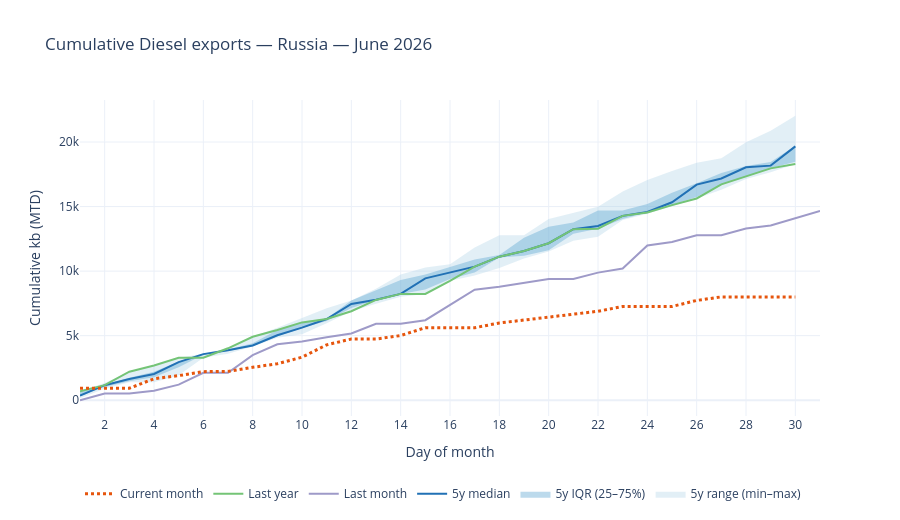

The code cell stored with this chart in its notebook:
### Markdown cell above
## 4. Plot (plotly — this `go.Figure` drops straight into a Dash `dcc.Graph`)

### Code cell
import plotly.graph_objects as go

month_name = calendar.month_name[MONTH]
unit_label = "kb" if UNIT == "kb" else "kbd (cumulated)"
x = band.index

fig = go.Figure()
# min-max range band
fig.add_trace(go.Scatter(x=x, y=band["max"], line=dict(width=0), hoverinfo="skip",
                         showlegend=False))
fig.add_trace(go.Scatter(x=x, y=band["min"], fill="tonexty", line=dict(width=0),
                         fillcolor="rgba(158,202,225,0.30)",
                         name=f"{N_HISTORY}y range (min–max)", hoverinfo="skip"))
# interquartile band
fig.add_trace(go.Scatter(x=x, y=band["p75"], line=dict(width=0), hoverinfo="skip",
                         showlegend=False))
fig.add_trace(go.Scatter(x=x, y=band["p25"], fill="tonexty", line=dict(width=0),
                         fillcolor="rgba(107,174,214,0.45)",
                         name=f"{N_HISTORY}y IQR (25–75%)", hoverinfo="skip"))
# median + overlays
fig.add_trace(go.Scatter(x=x, y=band["median"], name=f"{N_HISTORY}y median",
                         line=dict(color="#2171b5", width=2)))
fig.add_trace(go.Scatter(x=last_mo.index, y=last_mo.values, name="Last month",
                         line=dict(color="#9e9ac8", width=2)))
fig.add_trace(go.Scatter(x=last_yr.index, y=last_yr.values, name="Last year",
                         line=dict(color="#74c476", width=2)))
fig.add_trace(go.Scatter(x=current.index, y=current.values, name="Current month",
                         line=dict(color="#e6550d", width=3, dash="dot")))

fig.update_layout(
    title=f"Cumulative {PRODUCT_LABEL} exports — {LOCATION_LABEL} — {month_name} {TARGET_YEAR}"
          + ("  (MOCK DATA)" if USE_MOCK else ""),
    xaxis_title="Day of month", yaxis_title=f"Cumulative {unit_label} (MTD)",
    xaxis=dict(range=[1, 31], dtick=2), template="plotly_white",
    legend=dict(orientation="h", y=-0.2), height=520,
)
fig.show()

### Figure 1 — Plotly figure (JSON) as saved in the notebook; plotly's stock layout.template omitted (floating-point values rounded to 4 significant figures)
{"data": [{"hoverinfo": "skip", "line": {"width": 0}, "showlegend": false, "type": "scatter", "x": [1, 2, 3, 4, 5, 6, 7, 8, 9, 10, 11, 12, 13, 14, 15, 16, 17, 18, 19, 20, 21, 22, 23, 24, 25, 26, 27, 28, 29, 30], "y": [693.8, 1335.0, 2207.0, 2688.0, 3286.0, 3604.0, 4021.0, 4910.0, 5619.0, 6361.0, 7124.0, 7731.0, 8641.0, 9745.0, 10270.0, 10540.0, 11820.0, 12780.0, 12780.0, 14030.0, 14530.0, 14990.0, 16160.0, 17050.0, 17750.0, 18390.0, 18740.0, 19980.0, 20870.0, 22030.0]}, {"fill": "tonexty", "fillcolor": "rgba(158,202,225,0.30)", "hoverinfo": "skip", "line": {"width": 0}, "name": "5y range (min–max)", "type": "scatter", "x": [1, 2, 3, 4, 5, 6, 7, 8, 9, 10, 11, 12, 13, 14, 15, 16, 17, 18, 19, 20, 21, 22, 23, 24, 25, 26, 27, 28, 29, 30], "y": [160.3, 890.0, 1387.0, 1387.0, 1929.0, 3286.0, 3602.0, 4155.0, 4829.0, 5103.0, 5954.0, 6894.0, 7474.0, 8020.0, 8234.0, 9246.0, 9663.0, 10230.0, 10980.0, 11520.0, 12350.0, 12650.0, 13970.0, 14440.0, 15030.0, 15630.0, 16290.0, 17130.0, 17660.0, 18300.0]}, {"hoverinfo": "skip", "line": {"width": 0}, "showlegend": false, "type": "scatter", "x": [1, 2, 3, 4, 5, 6, 7, 8, 9, 10, 11, 12, 13, 14, 15, 16, 17, 18, 19, 20, 21, 22, 23, 24, 25, 26, 27, 28, 29, 30], "y": [653.6, 1178.0, 1745.0, 2208.0, 2996.0, 3573.0, 3932.0, 4414.0, 5440.0, 6026.0, 6332.0, 7729.0, 8489.0, 9304.0, 9738.0, 10330.0, 10900.0, 11240.0, 12580.0, 13440.0, 13770.0, 14690.0, 14690.0, 15190.0, 16060.0, 16810.0, 17610.0, 18150.0, 18440.0, 19720.0]}, {"fill": "tonexty", "fillcolor": "rgba(107,174,214,0.45)", "hoverinfo": "skip", "line": {"width": 0}, "name": "5y IQR (25–75%)", "type": "scatter", "x": [1, 2, 3, 4, 5, 6, 7, 8, 9, 10, 11, 12, 13, 14, 15, 16, 17, 18, 19, 20, 21, 22, 23, 24, 25, 26, 27, 28, 29, 30], "y": [330.2, 1032.0, 1477.0, 1772.0, 2551.0, 3522.0, 3809.0, 4184.0, 4940.0, 5595.0, 6130.0, 7143.0, 7769.0, 8220.0, 8581.0, 9390.0, 9889.0, 11050.0, 11180.0, 11620.0, 12890.0, 13280.0, 14040.0, 14540.0, 15110.0, 15730.0, 16720.0, 17370.0, 17960.0, 18480.0]}, {"line": {"color": "#2171b5", "width": 2}, "name": "5y median", "type": "scatter", "x": [1, 2, 3, 4, 5, 6, 7, 8, 9, 10, 11, 12, 13, 14, 15, 16, 17, 18, 19, 20, 21, 22, 23, 24, 25, 26, 27, 28, 29, 30], "y": [350.7, 1164.0, 1646.0, 2030.0, 2950.0, 3569.0, 3869.0, 4237.0, 5031.0, 5619.0, 6290.0, 7457.0, 7780.0, 8234.0, 9439.0, 9867.0, 10340.0, 11120.0, 11560.0, 12160.0, 13250.0, 13500.0, 14280.0, 14580.0, 15330.0, 16700.0, 17180.0, 18040.0, 18170.0, 19660.0]}, {"line": {"color": "#9e9ac8", "width": 2}, "name": "Last month", "type": "scatter", "x": [1, 2, 3, 4, 5, 6, 7, 8, 9, 10, 11, 12, 13, 14, 15, 16, 17, 18, 19, 20, 21, 22, 23, 24, 25, 26, 27, 28, 29, 30, 31], "y": [0.0, 514.8, 514.8, 738.7, 1209.0, 2128.0, 2128.0, 3485.0, 4328.0, 4552.0, 4870.0, 5168.0, 5923.0, 5923.0, 6199.0, 7404.0, 8561.0, 8784.0, 9083.0, 9381.0, 9381.0, 9882.0, 10200.0, 11980.0, 12250.0, 12770.0, 12770.0, 13290.0, 13540.0, 14120.0, 14670.0]}, {"line": {"color": "#74c476", "width": 2}, "name": "Last year", "type": "scatter", "x": [1, 2, 3, 4, 5, 6, 7, 8, 9, 10, 11, 12, 13, 14, 15, 16, 17, 18, 19, 20, 21, 22, 23, 24, 25, 26, 27, 28, 29, 30], "y": [693.8, 1164.0, 2207.0, 2688.0, 3286.0, 3286.0, 4021.0, 4910.0, 5440.0, 6026.0, 6290.0, 6894.0, 7769.0, 8234.0, 8234.0, 9246.0, 10340.0, 11120.0, 11560.0, 12160.0, 13250.0, 13280.0, 14280.0, 14540.0, 15110.0, 15630.0, 16720.0, 17370.0, 17960.0, 18300.0]}, {"line": {"color": "#e6550d", "dash": "dot", "width": 3}, "name": "Current month", "type": "scatter", "x": [1, 2, 3, 4, 5, 6, 7, 8, 9, 10, 11, 12, 13, 14, 15, 16, 17, 18, 19, 20, 21, 22, 23, 24, 25, 26, 27, 28, 29, 30], "y": [928.2, 928.2, 928.2, 1659.0, 1906.0, 2212.0, 2234.0, 2547.0, 2823.0, 3331.0, 4289.0, 4737.0, 4737.0, 5011.0, 5616.0, 5616.0, 5616.0, 5981.0, 6205.0, 6471.0, 6695.0, 6889.0, 7258.0, 7258.0, 7258.0, 7728.0, 8002.0, 8002.0, 8002.0, 8002.0]}], "layout": {"height": 520, "legend": {"orientation": "h", "y": -0.2}, "title": {"text": "Cumulative Diesel exports — Russia — June 2026"}, "xaxis": {"dtick": 2, "range": [1, 31], "title": {"text": "Day of month"}}, "yaxis": {"title": {"text": "Cumulative kb (MTD)"}}}}
